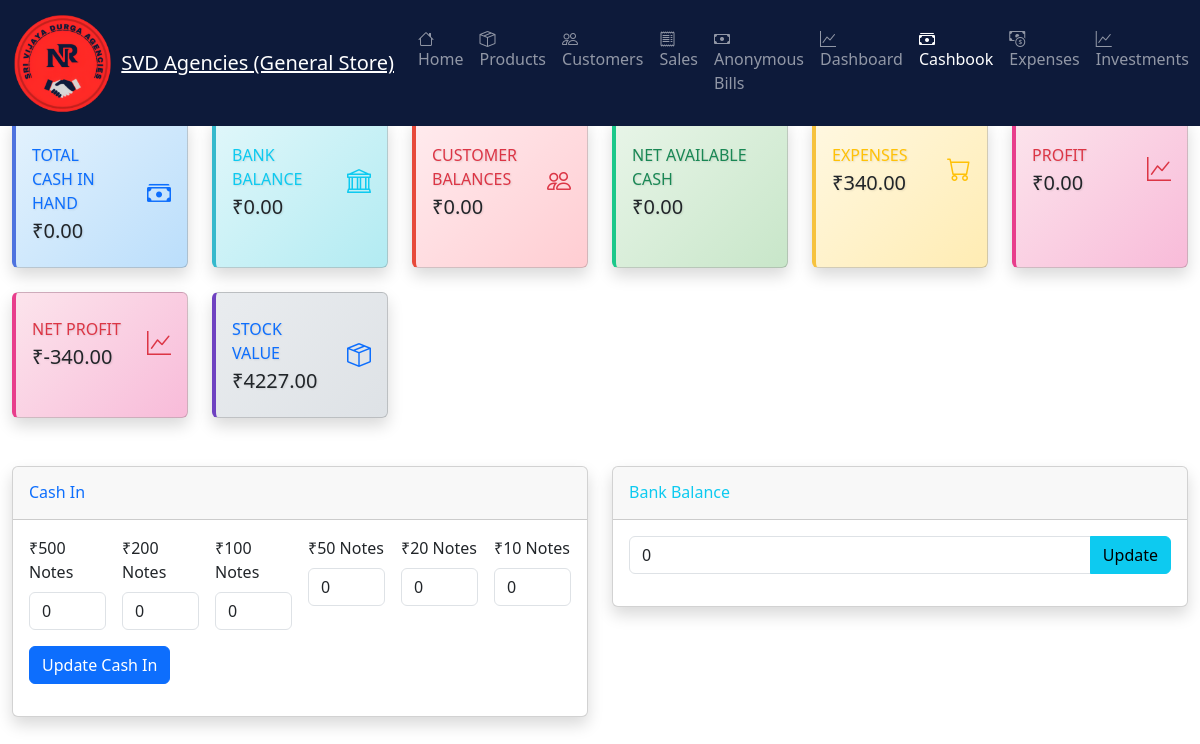
/general_store/cashbook/, run on an earlier commit of the app's database.
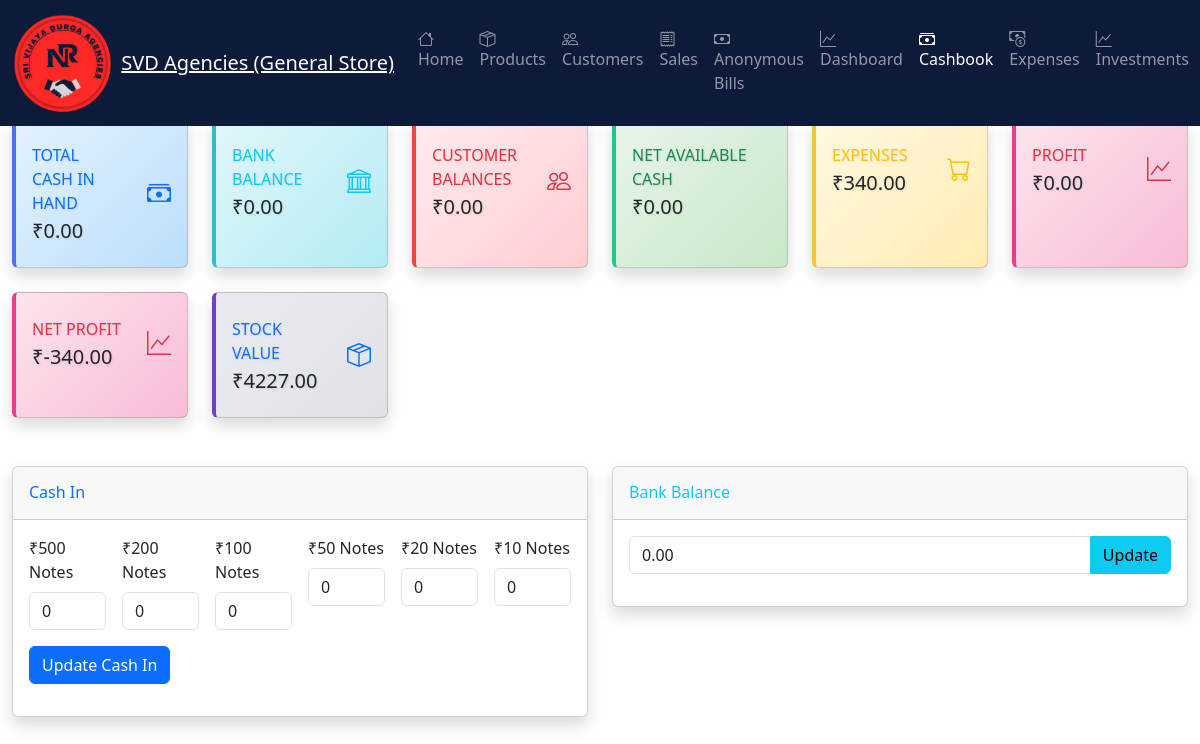
And on a later commit of the database.
### general_store/models.py (models this page shows, shortened)
class BankBalance(models.Model):
    amount = models.DecimalField(max_digits=12, decimal_places=2)

### general_store/views_cashbook.py (the view)
# urls.py: path('cashbook/', views_cashbook.cashbook, name='cashbook'),
def cashbook(request):
    today = timezone.now().date()
    cash_entry = CashbookEntry.objects.first()
    if not cash_entry:
        cash_entry = CashbookEntry.objects.create()
    total_cash_in = (cash_entry.c500 * 500) + (cash_entry.c200 * 200) + (cash_entry.c100 * 100) + (cash_entry.c50 * 50) + (cash_entry.c20 * 20) + (cash_entry.c10 * 10)
    current_month = today.month
    current_year = today.year
    cash_out_entries = Expense.objects.filter(date__year=current_year, date__month=current_month).order_by('-created_at')
    total_cash_out = cash_out_entries.aggregate(total=Sum('amount'))['total'] or 0
    bank_balance = BankBalance.objects.first()
    if bank_balance:
        bank_balance = bank_balance.amount
    else:
        bank_balance = 0
    total_customer_dues = Customer.objects.aggregate(total_balance=Sum('balance'))['total_balance'] or 0
    current_month = today.month
    current_year = today.year
    monthly_profit = Sale.objects.filter(
        invoice_date__year=current_year,
        invoice_date__month=current_month
    ).aggregate(total_profit=Sum('profit'))['total_profit'] or 0
    net_profit = monthly_profit - total_cash_out
    net_cash = total_cash_in + bank_balance + total_customer_dues
    total_stock_value = Product.objects.aggregate(
        total=Sum(F('stock_quantity') * F('buying_price'))
    )['total'] or 0
    context = {
        'cash_entry': cash_entry,
        'cash_out_entries': cash_out_entries,
        'total_cash_in': total_cash_in,
        'total_cash_out': total_cash_out,
        'net_cash': net_cash,
        'bank_balance': bank_balance,
        'current_date': today.strftime('%Y-%m-%d'),
        'total_customer_dues': total_customer_dues,
        'monthly_profit': monthly_profit,
        'net_profit': net_profit,
        'total_stock_value': total_stock_value
    }
    return render(request, 'general_store/cashbook.html', context)

### templates/general_store/cashbook.html (shortened to what the changed rows need)
﻿{% extends "general_store/base.html" %}
{% block content %}
<div class="container-fluid py-4">
    <div class="d-flex justify-content-between align-items-center mb-4">
        <h2>CashBook Dashboard</h2>
    </div>
    <div class="row mb-4">
        <div class="col-md-2">
            <div class="card shadow h-100 py-2" style="border-left: 4px solid #36b9cc; background: linear-gradient(135deg, #e0f7fa 0%, #b2ebf2 100%);" title="Current balance in your bank account">
                <div class="card-body">
                    <div class="row no-gutters align-items-center">
                        <div class="col mr-2">
                            <div class="text-xs font-weight-bold text-info text-uppercase mb-1" style="text-shadow: 1px 1px 2px rgba(0,0,0,0.1);">
                                Bank Balance
                            </div>
                            <div class="h5 mb-0 font-weight-bold text-gray-800" style="text-shadow: 1px 1px 2px rgba(0,0,0,0.1);">₹{{ bank_balance|floatformat:2 }}</div>
                        </div>
                    </div>
                </div>
            </div>
        </div>
    </div>
    <div class="row mb-4">
        <div class="col-md-6">
            <div class="card shadow">
                <div class="card-body">
                    <form method="post" action="{% url 'general_store:save_bank_balance' %}">
                        <div class="input-group">
                            <input type="number" step="0.01" min="0" class="form-control" name="amount" value="{{ bank_balance }}">
                            <button class="btn btn-info" type="submit">Update</button>
                        </div>
                    </form>
                </div>
            </div>
        </div>
    </div>
</div>
{% endblock %}

What changed in the data, as far as the page shows it:
added BankBalance: amount "0.00"
Also different on the page:
{{ bank_balance|floatformat:2 }}: "0.00" → (not shown)
form field amount: "0" → (not shown)
